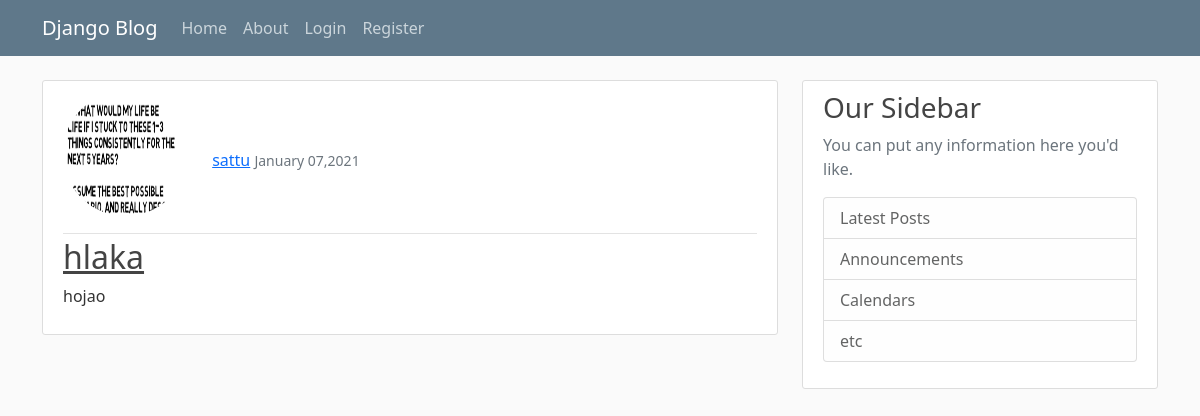
The app's page /post/17 with its own data.
### blog/models.py (models this page shows, shortened)
class Post(models.Model):
	title=models.CharField(max_length=100,default='DEFAULT VALUE')
	content=models.TextField(default='DEFAULT VALUE')
	author=models.ForeignKey(User, on_delete=models.CASCADE,default='DEFAULT VALUE')
	date_posted=models.DateTimeField(default=timezone.now)

### users/models.py (models this page shows, shortened)
class profile(models.Model):
	user=models.OneToOneField(User,on_delete=models.CASCADE)
	image=models.ImageField(default='default.jpg',upload_to='profile_pics')

### blog/views.py (the view)
# urls.py: path('post/<int:pk>',PostDetailView.as_view(),name='post-detail'),
class PostDetailView(DetailView):
	model=Post
	context_object_name='post'

### blog/templates/blog/post_detail.html (shortened to what this page needs)
{%extends "blog/base.html" %}
{%block content%}
			<article class="media content-section">
				  <div class="media-body">
				    <div class="article-metadata">
				      <img class="rounded-circle account-img" src="{{post.author.profile.image.url}}">
				      <a class="mr-2" href="{% url 'post-detail' post.id %}">{{ post.author }}</a>
				      <small class="text-muted">{{ post.date_posted|date:"F d,Y"}}</small>
				    </div>
				    <h2><a class="article-title" href="#">{{ post.title }}</a></h2>
				    <p class="article-content">{{ post.content }}</p>
				  </div>
			</article>
{%endblock content%}

### blog/static/blog/main.css (style rules this page uses)
body { background: #fafafa; color: #333333; margin-top: 5rem; }
h1, h2, h3, h4, h5, h6 { color: #444444; }
.content-section { background: #ffffff; padding: 10px 20px; border: 1px solid #dddddd; border-radius: 3px; margin-bottom: 20px; }
.article-title { color: #444444; }
.article-content { white-space: pre-line; }
.article-metadata { padding-bottom: 1px; margin-bottom: 4px; border-bottom: 1px solid #e3e3e3 }
.account-img { height: 125px; width: 125px; margin-right: 20px; margin-bottom: 16px; }

### records on screen
Post: author.profile.image (picture), author "sattu", date_posted "January 07,2021", title "hlaka", content "hojao"
